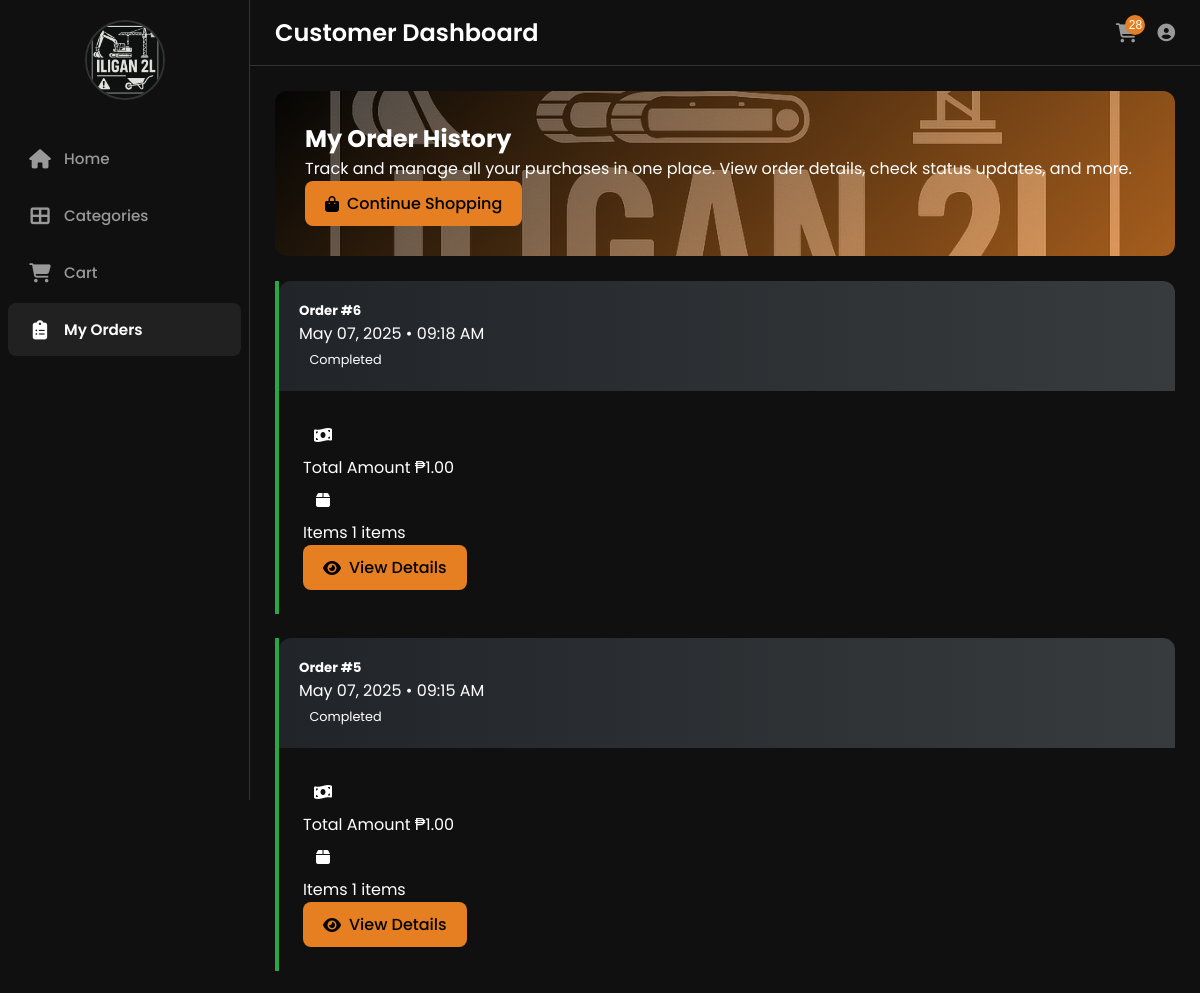
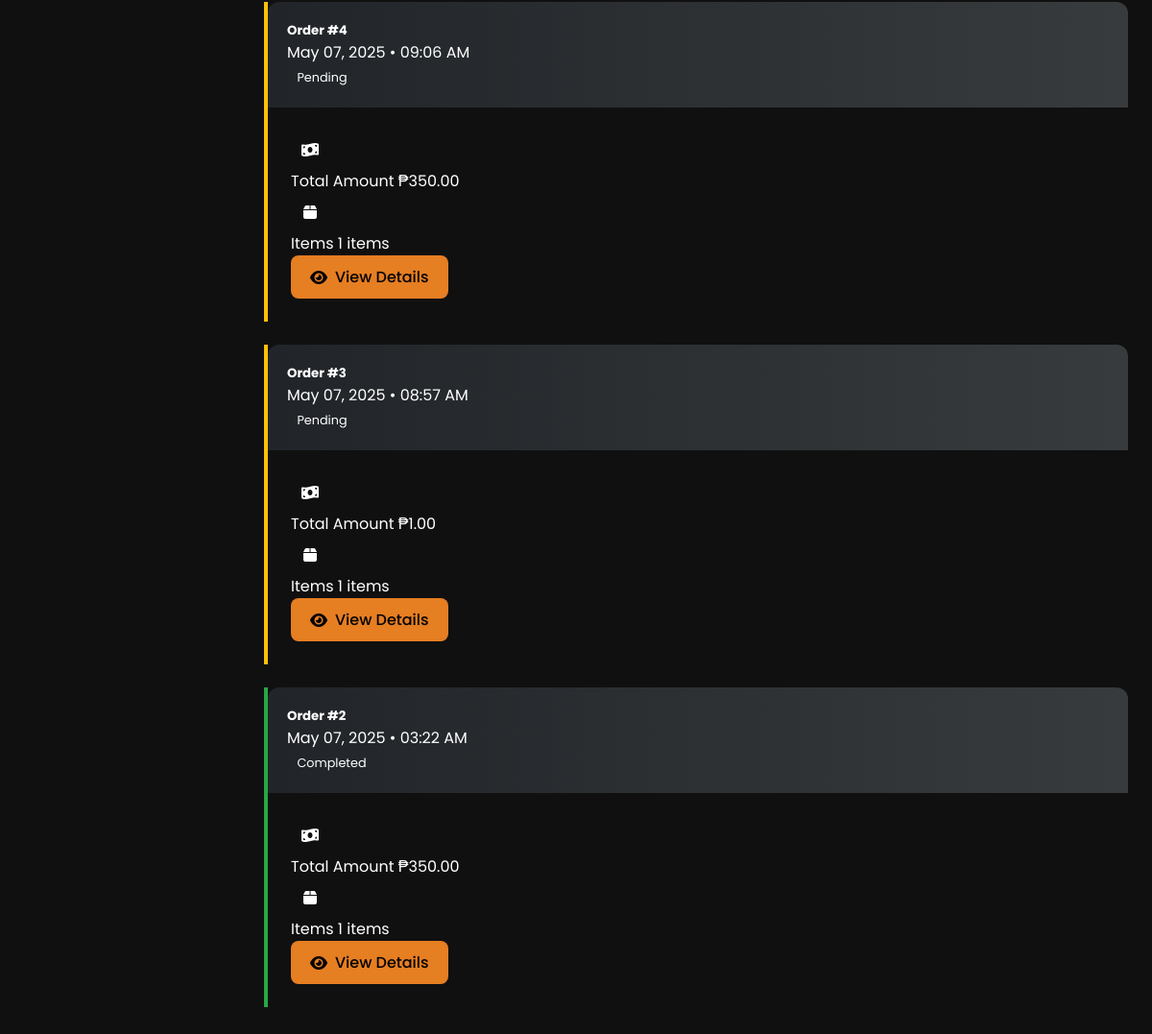
The page /orders/ (signed in) on the database its author committed (2 pictures, top to bottom).
### core/models.py (models this page shows, shortened)
class Order(models.Model):
    STATUS_CHOICES = (
        ('Pending', 'Pending'),  # Order placed but not processed yet
        ('Processing', 'Processing'),  # Order is being processed
        ('Completed', 'Completed'),  # Order has been fulfilled and delivered
        ('Cancelled', 'Cancelled'),  # Order was cancelled
    )
    customer = models.ForeignKey(
        CustomUser,
        on_delete=models.CASCADE,  # Delete orders if the customer is deleted
        limit_choices_to={'role': 'Customer'}  # Only customers can place orders
    )
    order_date = models.DateTimeField(auto_now_add=True)  # Date and time when order was placed
    total_amount = models.DecimalField(max_digits=10, decimal_places=2)  # Total order amount
    status = models.CharField(max_length=50, choices=STATUS_CHOICES, default='Pending')  # Current order status

### core/views.py (the view)
# urls.py: path('orders/', views.order_history, name='order_history'),
@login_required  # Ensure user is logged in to view order history
def order_history(request):
    orders = Order.objects.filter(customer=request.user).order_by('-order_date')  # Newest orders first
    for order in orders:
        order.items = OrderItem.objects.filter(order=order)  # Items belonging to this order
    context = {
        'orders': orders,  # List of user's orders with their items
        'page_title': 'My Orders'  # Page title for the template
    }
    return render(request, 'core/order_history.html', context)

### core/context_processors.py (called while the page is built)
def cart_processor(request):
    cart_items_count = 0
    cart_items = []
    cart_total_price = 0
    if request.user.is_authenticated and hasattr(request.user, 'role') and request.user.role == 'Customer':
        try:
            cart = Cart.objects.filter(customer=request.user, is_active=True).first()
            if cart:
                cart_items_count = cart.get_total_items()
                cart_items = cart.cartitem_set.all()
                cart_total_price = cart.get_total_price()
        except Exception as e:
            print(f'Error in cart_processor: {str(e)}')
            pass
    return {
        'cart_items_count': cart_items_count,
        'cart_items': cart_items,
        'cart_total_price': cart_total_price
    }

### core/models.py (called while the page is built)
    def get_total_price(self):
        return sum(item.get_total_price() for item in self.cartitem_set.all())

    def get_total_items(self):
        return sum(item.quantity for item in self.cartitem_set.all())

    def get_total_price(self):
        return self.product.price * self.quantity

### core/templates/core/order_history.html (shortened to what this page needs)
{% extends 'core/customer_base.html' %}
{% load static %}
{% block content %}
<div class="container py-4">
    <div class="welcome-banner mb-5">
        <h2 class="mb-2">My Order History</h2>
        <p>Track and manage all your purchases in one place. View order details, check status updates, and more.</p>
        <a href="{% url 'customer_dashboard' %}" class="btn-shop">
            <i class="fas fa-shopping-bag"></i> Continue Shopping
        </a>
    </div>
    {% if orders %}
        <div class="row">
            {% for order in orders %}
            <div class="col-12">
                <div class="card order-card bg-threads-dark border-0 shadow-sm rounded-4
                    {% if order.status == 'Pending' %}pending{% elif order.status == 'Completed' %}completed{% elif order.status == 'Cancelled' %}cancelled{% else %}processing{% endif %}">
                    <div class="order-header d-flex align-items-center justify-content-between">
                        <div>
                            <h5 class="mb-0 text-white">Order #{{ order.id }}</h5>
                            <span class="text-threads-muted">{{ order.order_date|date:"F d, Y • h:i A" }}</span>
                        </div>
                        <span class="badge order-badge rounded-pill {% if order.status == 'Pending' %}bg-warning text-dark{% elif order.status == 'Completed' %}bg-success{% elif order.status == 'Cancelled' %}bg-danger{% else %}bg-info{% endif %}">
                            {{ order.status }}
                        </span>
                    </div>
                    <div class="card-body card-body-content">
                        <div class="row">
                            <div class="col-md-4">
                                <div class="d-flex align-items-center mb-3">
                                    <div class="icon-box bg-threads-darker rounded-circle me-3">
                                        <i class="fas fa-money-bill-wave text-threads-primary"></i>
                                    </div>
                                    <div>
                                        <span class="text-threads-muted d-block">Total Amount</span>
                                        <span class="text-white fw-bold">₱{{ order.total_amount|floatformat:2 }}</span>
                                    </div>
                                </div>
                            </div>
                            <div class="col-md-4">
                                <div class="d-flex align-items-center mb-3">
                                    <div class="icon-box bg-threads-darker rounded-circle me-3">
                                        <i class="fas fa-box text-threads-primary"></i>
                                    </div>
                                    <div>
                                        <span class="text-threads-muted d-block">Items</span>
                                        <span class="text-white fw-bold">{{ order.orderitem_set.count }} items</span>
                                    </div>
                                </div>
                            </div>
                            <div class="col-md-4 d-flex align-items-center justify-content-md-end">
                                <a href="{% url 'order_detail' order.id %}" class="btn-shop">
                                    <i class="fas fa-eye"></i> View Details
                                </a>
                            </div>
                        </div>
                    </div>
                </div>
            </div>
            {% endfor %}
        </div>
    {% endif %}
</div>
{% endblock %}

### core/templates/core/customer_base.html (style rules this page uses)
:root { --primary-color: black; --secondary-color: #E67E22; --accent-color: #000000; --light-color: orange; --dark-color: #50432c; --success-color: #2ECC71; --danger-color: #E74C3C; --box-shadow: 0 10px 20px rgba(0, 0, 0, 0.1); --transition: all 0.3s ease; --threads-bg: #101010; --threads-card-bg: #101010; --threads-text: #FFFFFF; --threads-secondary-text: #999999; --threads-border: #333333; --threads-hover: rgba(255, 255, 255, 0.1); --threads-success: #2ECC71; --threads-danger: #E74C3C; --threads-box-shadow: 0 2px 10px rgba(0, 0, 0, 0.5); --threads-transition: all 0.2s ease; }
* { margin: 0; padding: 0; box-sizing: border-box; }
body, html { height: 100%; font-family: 'Poppins', sans-serif; }
body { background-color: var(--threads-bg); color: var(--threads-text); display: flex; overflow-x: hidden; }

### rows shown on the page
Order: id "6", order_date "May 07, 2025 • 09:18 AM", status "Completed", total_amount "1.00", orderitem_set.count "1"
Order: id "5", order_date "May 07, 2025 • 09:15 AM", status "Completed", total_amount "1.00", orderitem_set.count "1"
Order: id "4", order_date "May 07, 2025 • 09:06 AM", status "Pending", total_amount "350.00", orderitem_set.count "1"
Order: id "3", order_date "May 07, 2025 • 08:57 AM", status "Pending", total_amount "1.00", orderitem_set.count "1"
Order: id "2", order_date "May 07, 2025 • 03:22 AM", status "Completed", total_amount "350.00", orderitem_set.count "1"

### other values the page prints
{{ cart_items_count }} "28"
